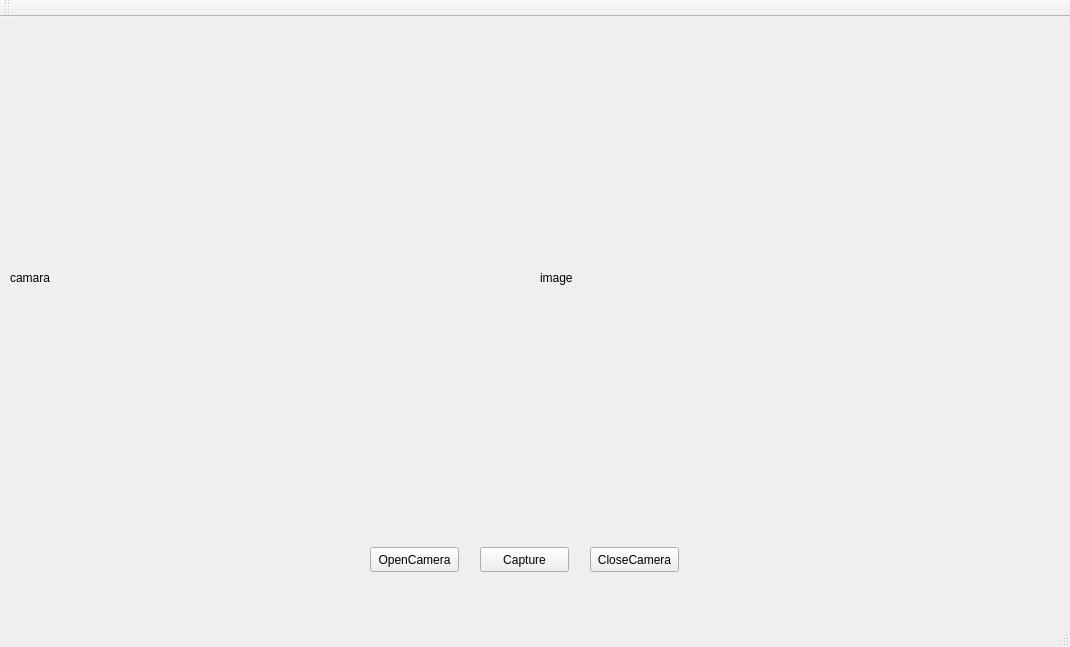
<?xml version="1.0" encoding="UTF-8"?>
<ui version="4.0">
 <class>MainWindow</class>
 <widget class="QMainWindow" name="MainWindow">
  <property name="geometry">
   <rect>
    <x>0</x>
    <y>0</y>
    <width>1070</width>
    <height>647</height>
   </rect>
  </property>
  <property name="windowTitle">
   <string>CameraCapture</string>
  </property>
  <widget class="QWidget" name="centralWidget">
   <widget class="QPushButton" name="opencamara_btn">
    <property name="geometry">
     <rect>
      <x>370</x>
      <y>530</y>
      <width>89</width>
      <height>25</height>
     </rect>
    </property>
    <property name="text">
     <string>OpenCamera</string>
    </property>
   </widget>
   <widget class="QPushButton" name="paizhao_btn">
    <property name="geometry">
     <rect>
      <x>480</x>
      <y>530</y>
      <width>89</width>
      <height>25</height>
     </rect>
    </property>
    <property name="text">
     <string>Capture</string>
    </property>
   </widget>
   <widget class="QPushButton" name="closecamara_btn">
    <property name="geometry">
     <rect>
      <x>590</x>
      <y>530</y>
      <width>89</width>
      <height>25</height>
     </rect>
    </property>
    <property name="text">
     <string>CloseCamera</string>
    </property>
   </widget>
   <widget class="QLabel" name="camara_label">
    <property name="geometry">
     <rect>
      <x>10</x>
      <y>20</y>
      <width>501</width>
      <height>481</height>
     </rect>
    </property>
    <property name="cursor">
     <cursorShape>ArrowCursor</cursorShape>
    </property>
    <property name="mouseTracking">
     <bool>true</bool>
    </property>
    <property name="text">
     <string>camara</string>
    </property>
   </widget>
   <widget class="MyLabel" name="image_label">
    <property name="geometry">
     <rect>
      <x>540</x>
      <y>20</y>
      <width>481</width>
      <height>481</height>
     </rect>
    </property>
    <property name="cursor">
     <cursorShape>CrossCursor</cursorShape>
    </property>
    <property name="text">
     <string>image</string>
    </property>
   </widget>
  </widget>
  <widget class="QMenuBar" name="menuBar">
   <property name="geometry">
    <rect>
     <x>0</x>
     <y>0</y>
     <width>1070</width>
     <height>22</height>
    </rect>
   </property>
  </widget>
  <widget class="QToolBar" name="mainToolBar">
   <attribute name="toolBarArea">
    <enum>TopToolBarArea</enum>
   </attribute>
   <attribute name="toolBarBreak">
    <bool>false</bool>
   </attribute>
  </widget>
  <widget class="QStatusBar" name="statusBar"/>
 </widget>
 <layoutdefault spacing="6" margin="11"/>
 <customwidgets>
  <customwidget>
   <class>MyLabel</class>
   <extends>QLabel</extends>
   <header>mylabel.h</header>
  </customwidget>
 </customwidgets>
 <resources/>
 <connections/>
</ui>
